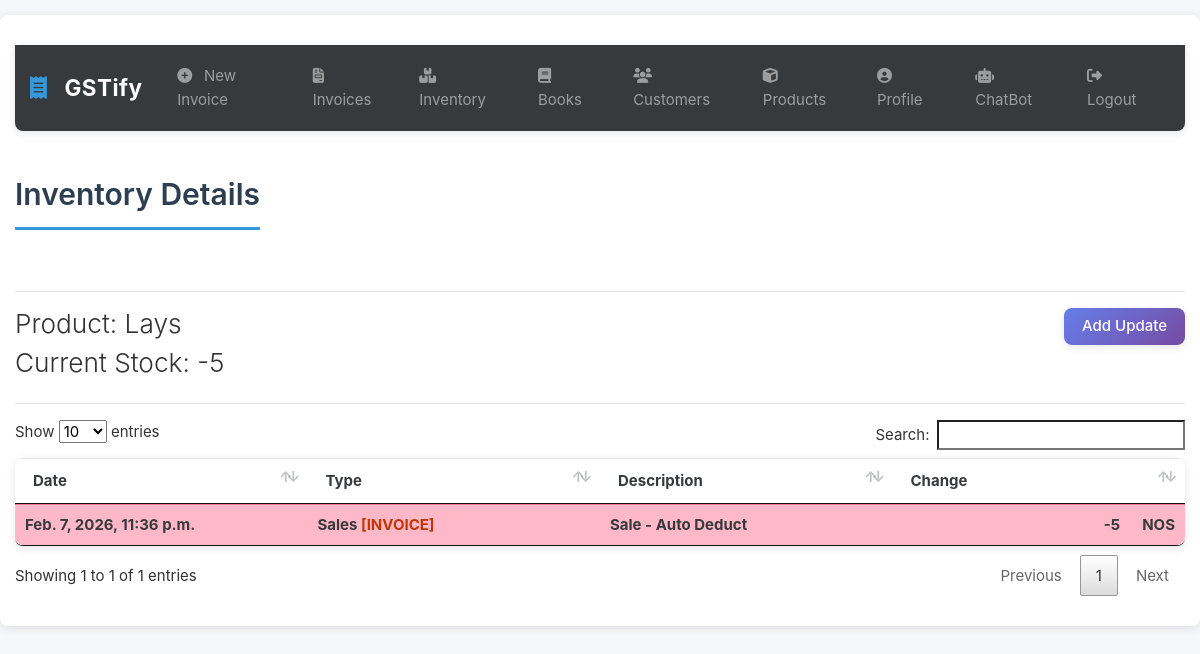
The page /inventory/8 (signed in) on the database its author committed.
### gstbillingapp/models.py (models this page shows, shortened)
class Inventory(models.Model):
    user = models.ForeignKey(User, null=True, blank=True, on_delete=models.SET_NULL)
    product = models.ForeignKey(Product, null=True, blank=True, on_delete=models.SET_NULL)
    current_stock = models.IntegerField(default=0)
    alert_level = models.IntegerField(default=0)
    last_log = models.ForeignKey(InventoryLog, null=True, blank=True, default=None, on_delete=models.SET_NULL)

class Product(models.Model):
    user = models.ForeignKey(User, null=True, blank=True, on_delete=models.SET_NULL)
    product_name = models.CharField(max_length=200)
    product_hsn = models.CharField(max_length=50, null=True, blank=True)
    product_unit = models.CharField(max_length=50)
    product_gst_percentage = models.FloatField()
    product_rate_with_gst = models.FloatField()
    def __str__(self):
        return str(self.product_name)

class InventoryLog(models.Model):
    user = models.ForeignKey(User, null=True, blank=True, on_delete=models.SET_NULL)
    product = models.ForeignKey(Product, null=True, blank=True, on_delete=models.SET_NULL)
    date = models.DateTimeField(default=datetime.now, blank=True, null=True)
    last_modified = models.DateTimeField(auto_now=True)
    change = models.IntegerField(default=0)
    CHANGE_TYPES = [
        (0, 'Other'),
        (1, 'Purchase'),
        (2, 'Production'),
        (4, 'Sales'),
    ]
    change_type = models.IntegerField(choices=CHANGE_TYPES, default=0)
    associated_invoice = models.ForeignKey(Invoice, blank=True, null=True, default=None, on_delete=models.SET_NULL)
    description = models.TextField(max_length=600, blank=True, null=True)

### gstbillingapp/views.py (the view)
# urls.py: path('inventory/<int:inventory_id>', views.inventory_logs, name='inventory_logs'),
@login_required
def inventory_logs(request, inventory_id):
    context = {}
    inventory = get_object_or_404(Inventory, id=inventory_id, user=request.user)
    inventory_logs = InventoryLog.objects.filter(user=request.user, product=inventory.product).order_by('-id')
    context['inventory'] = inventory
    context['inventory_logs'] = inventory_logs
    return render(request, 'gstbillingapp/inventory_logs.html', context)

### gstbillingapp/templates/gstbillingapp/inventory_logs.html (shortened to what this page needs)
{% extends "gstbillingapp/base.html" %}
{% load static %}
{% block content %}
<h2>Inventory Details</h2>
<hr>
<div class="row">
	<div class="col">
		<h3>Product: {{inventory.product}}</h3>
		<h3>Current Stock: {{inventory.current_stock}}</h3>
	</div>
	<div class="col">
		<a href="{% url 'inventory_logs_add' inventory.id %}" id="add_customer_btn"><button type="button" class="btn btn-primary">Add Update</button></a>
	</div>
</div>
<hr>
<table class="table table-hover font-weight-bold" id="inventory-logs-table">
	<thead>
		<tr>
			<th>Date</th>
			<th>Type</th>
			<th>Description</th>
			<th>Change</th>
		</tr>
	</thead>
	<tbody class="two-col-form">
		{% for item in inventory_logs %}
		<tr class="{% if item.change < 0 %}table-danger{% else %}table-success{%endif%}">
			<td>{{item.date}}</td>
			<td>{{item.get_change_type_display}} {% if item.associated_invoice %}<a href="{% url 'invoice_viewer' item.associated_invoice.id %}">[INVOICE]</a>{% endif %}</td>
			<td>{{item.description}}</td>
			<td class="text-right">{{item.change}} &emsp; {{inventory.product.product_unit}}</td>
		{% endfor %}
	</tbody>
</table>
{% endblock %}

### gstbillingapp/static/gstbillingapp/main.css (style rules this page uses)
:root { --primary-color: #2c3e50; --secondary-color: #3498db; --success-color: #27ae60; --danger-color: #e74c3c; --warning-color: #f39c12; --info-color: #17a2b8; --light-bg: #f8f9fa; --border-radius: 8px; --transition: all 0.3s ease; --shadow: 0 2px 8px rgba(0, 0, 0, 0.1); --shadow-hover: 0 4px 12px rgba(0, 0, 0, 0.15); }
body { font-family: -apple-system, BlinkMacSystemFont, 'Segoe UI', Roboto, 'Helvetica Neue', Arial, sans-serif; background-color: #f5f7fa; color: #333; line-height: 1.6; }
html { scroll-behavior: smooth; }
.table { border-radius: var(--border-radius); overflow: hidden; box-shadow: var(--shadow); }
.two-col-form td, .two-col-form th { width: 25%; }
.btn { border-radius: var(--border-radius); padding: 0.5em 1.2em; font-weight: 500; transition: var(--transition); border: none; box-shadow: var(--shadow); }
.btn-primary { background: linear-gradient(135deg, #667eea 0%, #764ba2 100%); }
#add_customer_btn, #add_product_btn { float: right; margin-bottom: 1em; }
h2 { color: var(--primary-color); font-weight: 600; margin-bottom: 1.5em; margin-top: 0.5em; padding-bottom: 0.5em; border-bottom: 3px solid var(--secondary-color); display: inline-block; }

### rows shown on the page
Inventory: product "Lays", current_stock "-5", product.product_unit "NOS"
InventoryLog: date "Feb. 7, 2026, 11:36 p.m.", change_type "Sales", shows "[INVOICE]", description "Sale - Auto Deduct", change "-5"
